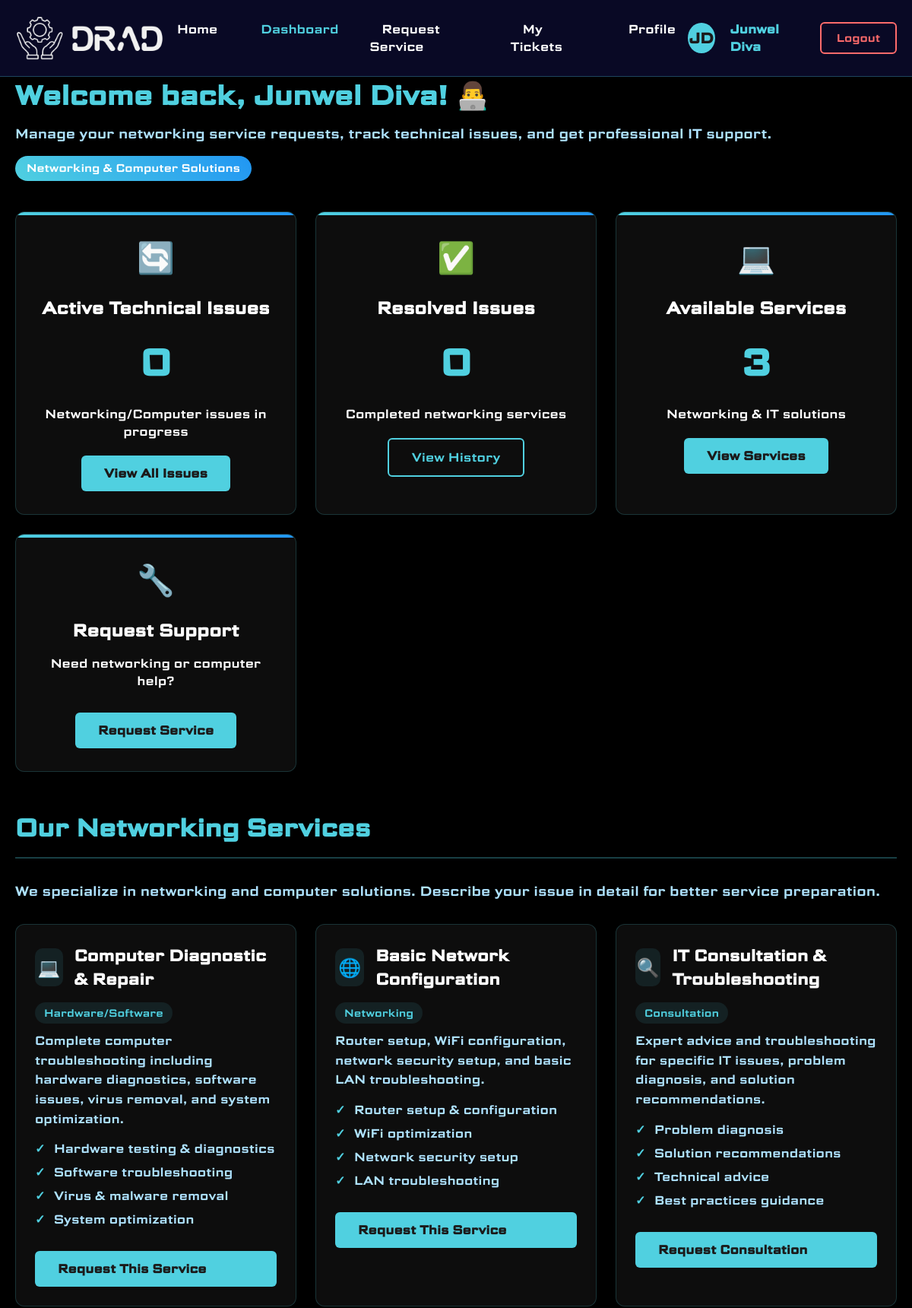
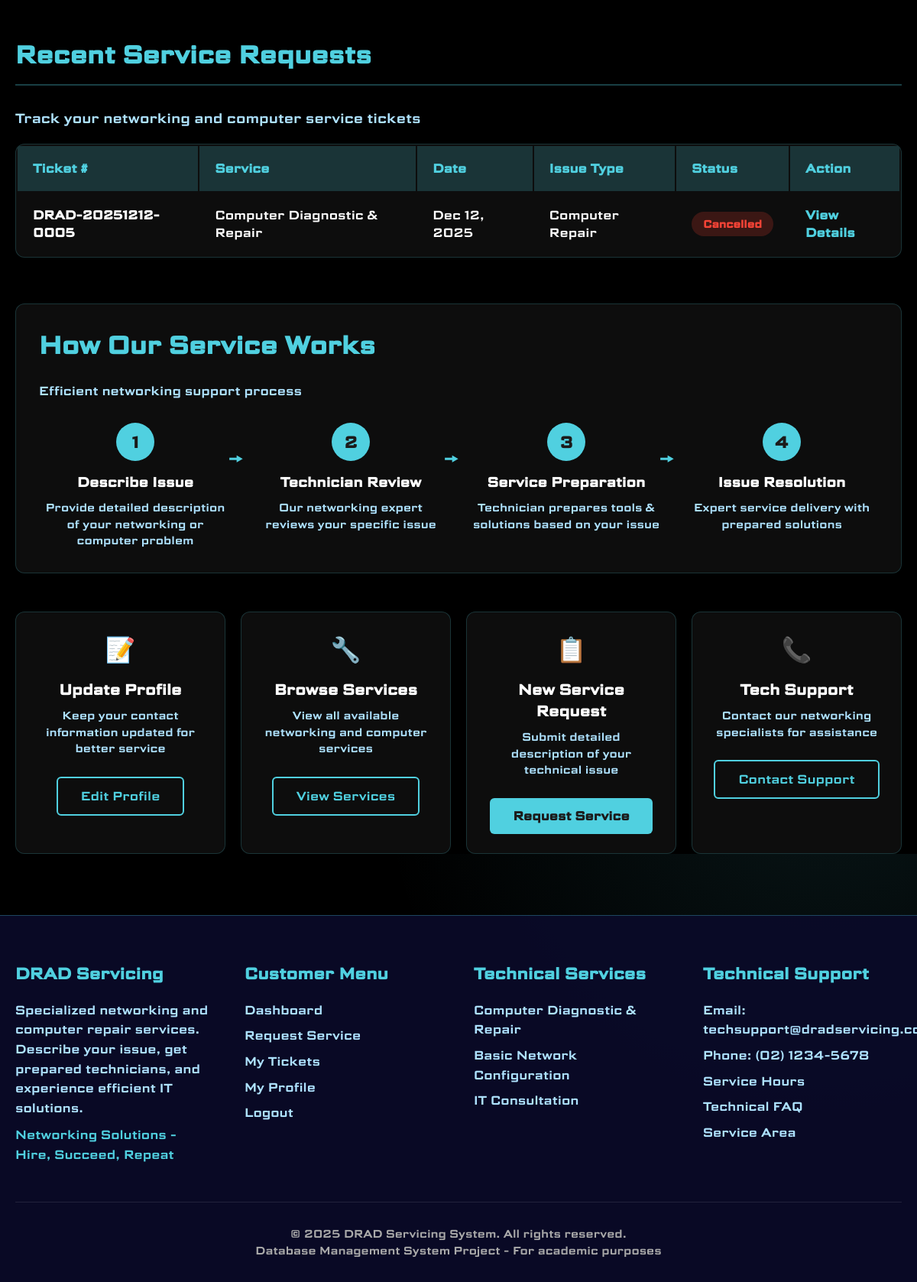
The page /customer/dashboard.php (signed in) on the database its author committed (2 pictures, top to bottom).
### tables this page shows
CREATE TABLE `service_requests` (
  `request_id` int(11) NOT NULL,
  `customer_id` int(11) DEFAULT NULL,
  `service_id` int(11) DEFAULT NULL,
  `technician_id` int(11) DEFAULT NULL,
  `first_name` varchar(50) DEFAULT NULL,
  `last_name` varchar(50) DEFAULT NULL,
  `middle_name` varchar(50) DEFAULT NULL,
  `phone` varchar(20) DEFAULT NULL,
  `address` text NOT NULL,
  `contact_address` varchar(255) DEFAULT NULL,
  `landmark` text DEFAULT NULL,
  `category` varchar(50) NOT NULL,
  `problem_description` text NOT NULL,
  `preferred_date` date DEFAULT NULL,
  `preferred_time` time DEFAULT NULL,
  `status` enum('pending','assigned','in_progress','completed','cancelled') DEFAULT 'pending',
  `total_amount` decimal(10,2) DEFAULT 0.00,
  `request_date` timestamp NOT NULL DEFAULT current_timestamp(),
  `assigned_date` timestamp NULL DEFAULT NULL,
  `started_date` timestamp NULL DEFAULT NULL,
  `completed_date` timestamp NULL DEFAULT NULL,
  `payment_status` enum('pending','paid','confirmed','disputed') DEFAULT 'pending',
  `payment_notes` text DEFAULT NULL,
  `technician_assigned_date` timestamp NULL DEFAULT NULL,
  `scheduled_date` date DEFAULT NULL,
  `scheduled_time` time DEFAULT NULL,
  `payment_method` varchar(50) DEFAULT 'cash_in_person'
);

CREATE TABLE `ticket_numbers` (
  `ticket_id` int(11) NOT NULL,
  `request_id` int(11) DEFAULT NULL,
  `ticket_code` varchar(20) NOT NULL,
  `generated_date` timestamp NOT NULL DEFAULT current_timestamp()
);

CREATE TABLE `services` (
  `service_id` int(11) NOT NULL,
  `service_name` varchar(100) NOT NULL,
  `description` text DEFAULT NULL,
  `category` varchar(50) NOT NULL,
  `estimated_duration` varchar(50) DEFAULT NULL,
  `status` enum('available','unavailable') DEFAULT 'available',
  `base_price` decimal(10,2) DEFAULT 0.00
);

### customer/dashboard.php (the view, shortened to what the rows shown need)
<?php
include '../includes/config.php';
$user_id = $_SESSION['user_id'];
?>
<!DOCTYPE html>
<html lang="en">
<head>
</head>
<body>
    <main>
        <div class="container">
            <div class="dashboard-header">
                <h1 class="welcome-message">Welcome back, <?php echo $_SESSION['full_name']; ?>! 👨‍💻</h1>
            </div>
            <div class="services-overview">
                <h2 class="section-title">Our Networking Services</h2>
            </div>
            <div class="recent-activity">
                <h2 class="section-title">Recent Service Requests</h2>
                <?php
                $recent_sql = "SELECT sr.*, s.service_name, tn.ticket_code
                               FROM service_requests sr
                               JOIN services s ON sr.service_id = s.service_id
                               LEFT JOIN ticket_numbers tn ON sr.request_id = tn.request_id
                               WHERE sr.customer_id='$user_id'
                               ORDER BY sr.request_date DESC LIMIT 8";
                $recent_result = mysqli_query($conn, $recent_sql);
                if(mysqli_num_rows($recent_result) > 0): ?>
                    <div class="activity-table">
                        <table style="width: 100%;">
                            <thead>
                                <tr>
                                    <th>Ticket #</th>
                                    <th>Service</th>
                                    <th>Date</th>
                                    <th>Issue Type</th>
                                    <th>Status</th>
                                    <th>Action</th>
                                </tr>
                            </thead>
                            <tbody>
                                <?php while($row = mysqli_fetch_assoc($recent_result)):
                                    ?>
                                    <tr>
                                        <td><strong><?php echo htmlspecialchars($row['ticket_code'] ?? 'N/A'); ?></strong></td>
                                        <td><?php echo htmlspecialchars($row['service_name']); ?></td>
                                        <td><?php echo date('M d, Y', strtotime($row['request_date'])); ?></td>
                                        <td><?php echo htmlspecialchars($row['category'] ?? 'Networking'); ?></td>
                                        <td>
                                            <span class="status-badge status-<?php echo $row['status']; ?>">
                                                <?php echo ucfirst(str_replace('_', ' ', $row['status'])); ?>
                                            </span>
                                        </td>
                                        <td>
                                            <a href="ticket-details.php?id=<?php echo $row['request_id']; ?>"
                                               class="action-link">View Details</a>
                                        </td>
                                    </tr>
                                <?php endwhile; ?>
                            </tbody>
                        </table>
                    </div>
                <?php endif; ?>
            </div>
            <div class="process-guide">
                <h2 class="section-title" style="border-bottom: none; margin-bottom: 10px;">How Our Service Works</h2>
            </div>
        </div>
    </main>
</body>
</html>

### rows shown on the page
service_requests: ticket_numbers.ticket_code "DRAD-20251212-0005", service.service_name "Computer Diagnostic & Repair", request_date "Dec 12, 2025", category "Computer Repair", status "Cancelled"

### other values the page prints
substr($initials, 0, 2) "JD"
$_SESSION['full_name'] "Junwel Diva"
$pending_count "0"
$completed_count "0"
$services_count "3"
